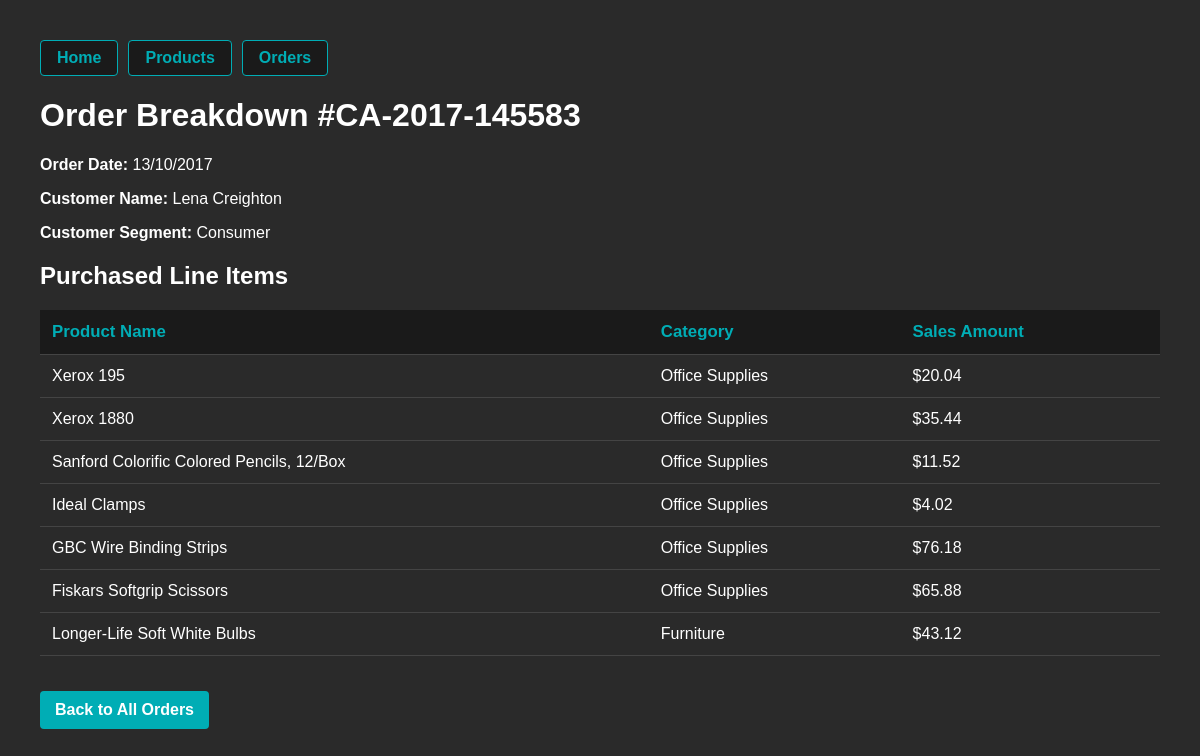
The app's page /orders/CA-2017-145583 with its own data.
### tables this page shows
CREATE TABLE Orders (
    order_id CHAR(14) PRIMARY KEY,
    order_date DATE,
    customer_id CHAR(8),
    FOREIGN KEY (customer_id) REFERENCES Customers(customer_id)
);

CREATE TABLE Customers (
    customer_id CHAR(8) PRIMARY KEY,
    customer_name VARCHAR(20),
    segment VARCHAR(15)
);

CREATE TABLE Products (
    product_id CHAR(15) PRIMARY KEY,
    product_name VARCHAR(100),
    category VARCHAR(20)
);

### app.py (the view)
@app.route('/orders/<order_id>')
def order_details(order_id):
    order_query = """
        SELECT
            o.order_id,
            o.order_date,
            c.customer_name,
            c.segment
        FROM orders o
        LEFT JOIN customers c ON o.customer_id = c.customer_id
        WHERE o.order_id = ?;
    """
    order = query_db(order_query, (order_id,), one=True)
    if order is None:
        return render_template('404.html'), 404
    items_query = """
        SELECT
            p.product_name,
            p.category,
            ROUND(od.sales, 2) AS line_sales
        FROM orderdetails od
        JOIN products p ON od.product_id = p.product_id
        WHERE od.order_id = ?;
    """
    items = query_db(items_query, (order_id,))
    return render_template('order_details.html', order=order, items = items)

### app.py (called while the page is built)
def get_db():
    db = getattr(g, '_database', None)
    if db is None:
        db = g._database = sqlite3.connect(DATABASE)
    return db

def query_db(query, args=(), one=False):
    db = get_db()
    cursor = db.cursor()
    cursor.execute(query, args)
    results = cursor.fetchall()
    return (results[0] if results else None) if one else results

### templates/order_details.html (shortened to what this page needs)
<!DOCTYPE html>
<html lang="en">
    <head>
        <link rel="stylesheet" href="{{ url_for('static', filename='style.css') }}">
    </head>
    <body>
        {% include 'nav.html' %}
        <h1>Order Breakdown #{{ order[0] }}</h1>
        <div class="card">
            <p><strong>Order Date:</strong> {{ order[1] }}</p>
            <p><strong>Customer Name:</strong> {{ order[2] }}</p>
            <p><strong>Customer Segment:</strong> {{ order[3] }}</p>
        </div>
        <h2>Purchased Line Items</h2>
        <table>
            <thead>
                <tr>
                    <th>Product Name</th>
                    <th>Category</th>
                    <th>Sales Amount</th>
                </tr>
            </thead>
            <tbody>
                {% for item in items %}
                <tr>
                    <td>{{ item[0] }}</td>
                    <td>{{ item[1] }}</td>
                    <td>${{ "%.2f"|format(item[2]) }}</td>
                </tr>
                {% endfor %}
            </tbody>
        </table>
        <p style="margin-top: 20px;">
            <a href="{{ url_for('orders') }}" class="btn-home">Back to All Orders</a>
        </p>
    </body>
</html>

### static/style.css (style rules this page uses)
body { font-family: Arial, sans-serif; margin: 40px; background-color: #2a2a2a; color: #ffffff; }
.btn-home { display: inline-block; padding: 10px 15px; background-color: #00adb5; color: #ffffff; text-decoration: none; border-radius: 4px; font-weight: bold; margin-top: 15px; }
table { width: 100%; border-collapse: collapse; margin-top: 20px; }
th, td { padding: 12px; text-align: left; border-bottom: 1px solid #444; }
th { background-color: #1a1a1a; color: #00adb5; font-size: 1.05rem; }

### records on screen
Orders: order_id "CA-2017-145583", order_date "13/10/2017"
Customers: customer_name "Lena Creighton", segment "Consumer"
Products: product_name "Xerox 195", category "Office Supplies", item "20.04"
Products: product_name "Xerox 1880", category "Office Supplies", item "35.44"
Products: product_name "Sanford Colorific Colored Pencils, 12/Box", category "Office Supplies", item "11.52"
Products: product_name "Ideal Clamps", category "Office Supplies", item "4.02"
Products: product_name "GBC Wire Binding Strips", category "Office Supplies", item "76.18"
Products: product_name "Fiskars Softgrip Scissors", category "Office Supplies", item "65.88"
Products: product_name "Longer-Life Soft White Bulbs", category "Furniture", item "43.12"
